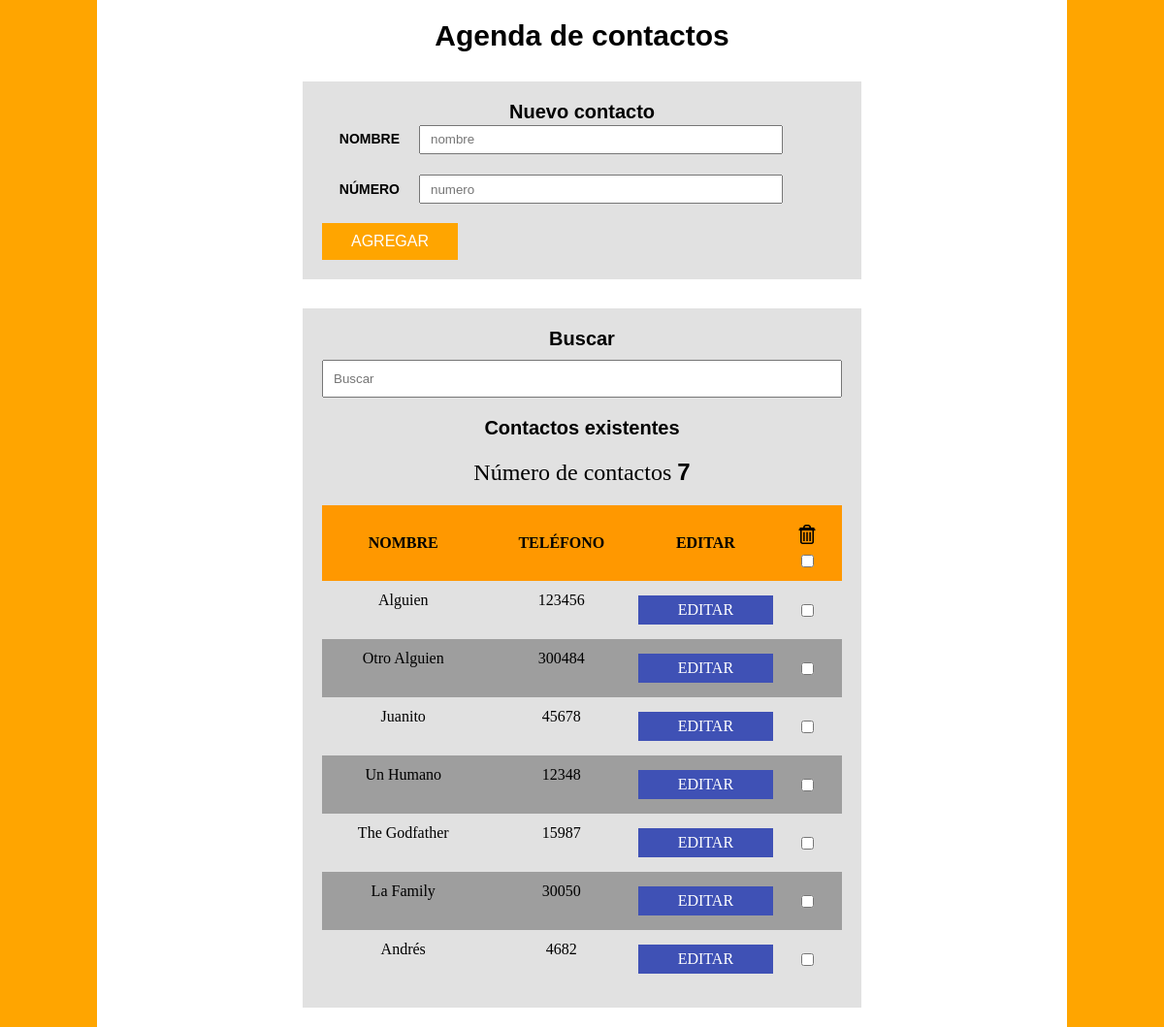
The page / on the database its author committed.
### tables this page shows
CREATE TABLE IF NOT EXISTS `contactos` (
  `id` int(11) NOT NULL AUTO_INCREMENT,
  `nombre` varchar(50) NOT NULL,
  `telefono` varchar(15) NOT NULL,
  PRIMARY KEY (`id`)
);

### index.php (the view, shortened to what this page needs)
<?php
     try{
          require_once('funciones/bd_conexion.php');
          $sql = 'SELECT * FROM contactos';
          $resultado = $conn->query($sql);
     } catch (Exception $e){
          $error = $e->getMessage();
     }
?>
<!DOCTYPE html>
<html lang="en" dir="ltr">
     <head>
          <link rel="stylesheet" href="css/estilos.css" media="screen">
     </head>
     <body>
          <div class="contenedor">
               <h1>Agenda de contactos</h1>
               <div class="contenido">
                    <div id="crear_contacto" class="crear">
                         <h2>Nuevo contacto</h2>
                         <form action="crear.php" method="post" id="formulario_crear_usuario">
                              <div class="campo">
                                   <label for="nombre">Nombre</label>
                                   <input type="text" id="nombre" name="nombre" placeholder="nombre">
                              </div>
                              <div class="campo">
                                   <label for="numero">Número</label>
                                   <input type="text" id="numero" name="numero" placeholder="numero">
                              </div>
                              <input type="submit" value="Agregar" id="agregar" class="boton">
                         </form>
                    </div>
               </div>
               <div class="contenido existentes">
                    <div class="buscar">
                         <h2>Buscar</h2>
                         <input type="text" id="buscador" class="buscador"name="buscador" placeholder="Buscar">
                    </div>
                    <h2>Contactos existentes</h2>
                    <p>Número de contactos <span id="total"><?php echo $resultado->num_rows; ?></span> </p>
                    <table id="registrados">
                         <thead>
                              <tr>
                                   <th>Nombre</th>
                                   <th>Teléfono</th>
                                   <th>Editar</th>
                                   <th>
                                        <button type="button" id="btn_borrar" class="borrar" name="borrar">Borrar</button>
                                        <input type="checkbox" id="borrar_todos" name="" value="">
                                   </th>
                              </tr>
                         </thead>
                         <tbody>
                              <?php while ($registros = $resultado->fetch_assoc()) {
                                    ?>
                                   <tr id="<?php echo $registros['id']; ?>">
                                        <td>
                                             <p><?php echo $registros['nombre']; ?></p>
                                        </td>
                                        <td>
                                             <p><?php echo $registros['telefono']; ?></p>
                                        </td>
                                        <td>
                                             <a href="#" class="editarBtn">Editar</a>
                                        </td>
                                        <td class="borrar">
                                             <input type="checkbox" class="borrar_contacto" name="<?php echo $registros['id'];?>">
                                        </td>
                                   </tr>
                              <?php } ?>
                         </tbody>
                    </table>
               </div>
          </div>
     </body>
</html>

### css/estilos.css (style rules this page uses)
html { box-sizing: border-box; }
*, *:after, *:before { box-sizing: inherit; margin:0; padding:0; }
body { background-color: orange; }
.contenedor { max-width:1000px; margin:0 auto; padding: 20px; background-color: #ffffff; }
h1, h2 { text-align: center; font-family: 'Proza Libre', sans-serif; }
div.contenido { width: 60%; margin: 30px auto 0 auto; font-size: 24px; }
div.crear { padding:20px; background-color: #E1E1E1; }
h1 { font-size: 30px; }
h2 { font-size: 20px; }
div.campo { margin-bottom: 20px; }
div.campo label { width: 80px; float: left; font-size:14px; margin-right:20px; text-align: right; margin-top:8px; font-family:Arial, Helvetica, sans-serif; text-transform: uppercase; font-weight: bold; }
div.campo input { height:30px; width: 70%; padding: 10px; }
.boton { background-color: orange; border:none; padding:10px 30px; cursor: pointer; color: white; font-size: 16px; text-transform: uppercase; }
div.existentes { padding: 20px; background-color: #e1e1e1; }
div.existentes table { width: 100%; font-family: geneva; font-size: 16px; border-collapse: collapse; }
div.existentes table thead { background-color: #ff9800; display: table-header-group; }
div.existentes table thead th { padding:10px 0; color: black; text-transform: uppercase; }
div.existentes table tbody tr:nth-child(even) { background-color: #9e9e9e; }
div.existentes table a { background-color: #3f51b5; padding: 5px 10px; display: block; text-align: center; color: #ffffff; text-transform: uppercase; text-decoration: none; }
div.existentes table td { padding: 10px 0; line-height: 20px; }
div.existentes h2 { margin-bottom: 20px; }
div.existentes p { text-align: center; margin-bottom: 20px; }
td.borrar input { display: block; margin: 0 auto; }
button.borrar { background-color: transparent; border: none; background-image: url(../img/borrar.png); background-position: center center; background-repeat: no-repeat; padding: 10px; text-indent: -9999px; display: block; background-size: 20px; height: 40px; width: 40px; margin: 0 auto; cursor: pointer; }
div.buscar { margin-bottom: 20px; }
div.buscar h2 { margin-bottom: 10px; }
.buscador { width: 100%; padding: 10px; }
span#total { font-weight: bold; font-family: arial, helvetica, sans-serif; }

### rows shown on the page
contactos: nombre "Alguien", telefono "123456"
contactos: nombre "Otro Alguien", telefono "300484"
contactos: nombre "Juanito", telefono "45678"
contactos: nombre "Un Humano", telefono "12348"
contactos: nombre "The Godfather", telefono "15987"
contactos: nombre "La Family", telefono "30050"
contactos: nombre "Andrés", telefono "4682"

### other values the page prints
$resultado->num_rows "7"
